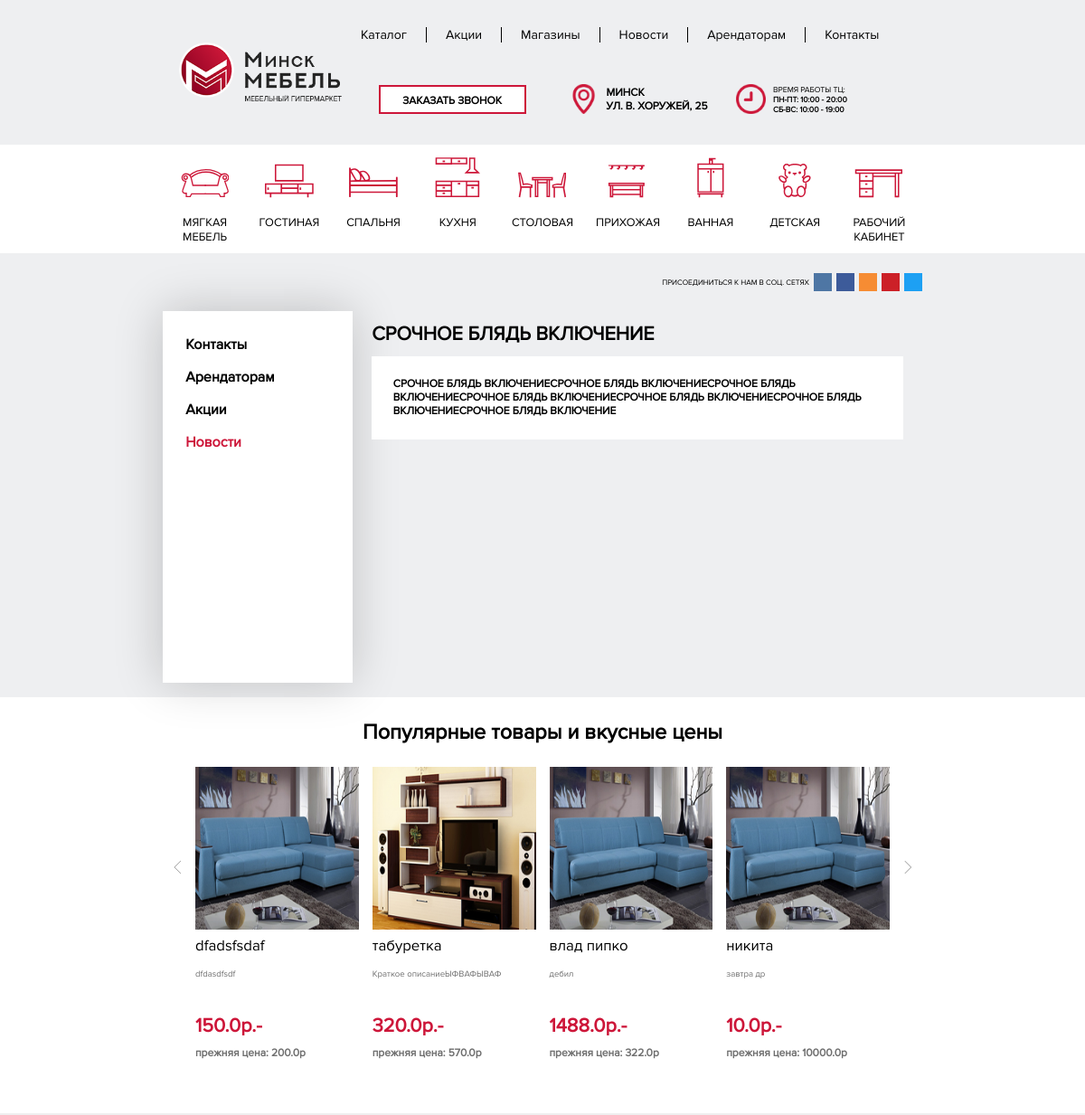
Before: /news/ (upper part) with the older database file.
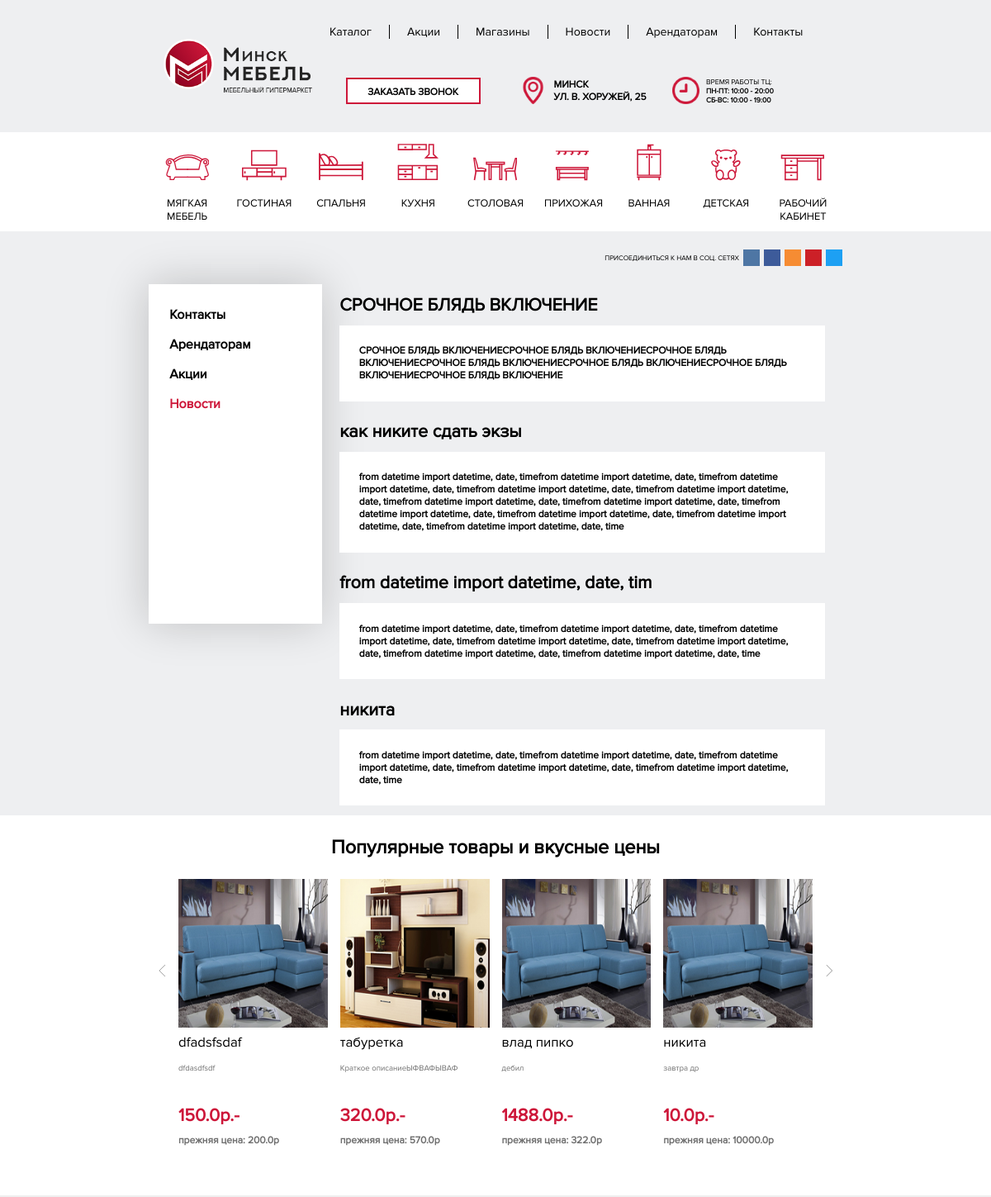
After: the same page with the newer database file.
### mainpage/models.py (models this page shows, shortened)
class New(models.Model):
    title = models.CharField("Заголовок новости", max_length=40)
    image = models.ImageField("Картинка", upload_to="", null=True, blank=True)
    date = models.DateField("Дата", default=datetime.today())
    discriotion = models.TextField("Текст новости")

### catalog/models.py (models this page shows, shortened)
class ShopItem(models.Model):
    categoryTemplate = (
        ('1', 'Мягкая мебель'),
        ('2', 'Гостиная'),
        ('3', 'Спальня'),
        ('4', 'Кухня'),
        ('5', 'Столовая'),
        ('6', 'Прихожая'),
        ('7', 'Ванная'),
        ('8', 'Детская'),
        ('9', 'Рабочий кабинет'),
    )
    title = models.CharField("Название товара",max_length=40)
    subtitle = models.CharField("Краткое описание",max_length=40)
    discriotion = models.TextField("Описание товара")
    price = models.FloatField("Цена",default=0.00)
    isdiscount = models.BooleanField("На свидке?", default=False)
    newprice = models.FloatField("Новая цена (Если товар не на скидке, пожалуйста, укажите цену, равную обычной)", default=0.00);
    seller = models.ForeignKey(shops, on_delete=models.CASCADE, verbose_name="Поставщик")
    Category = models.CharField("Категория",default='Мягкая мебель',max_length=20, choices=categoryTemplate)
    inCollection = models.ForeignKey(Collection, on_delete=models.SET_NULL, null=True, verbose_name="Коллекция", blank=True)
    image = models.ImageField("Главное фото",upload_to="",null=False, blank=True)
    image1 = models.ImageField("Доп. фото (Необязательно)",default=None,upload_to="",null=True, blank=True)
    image2 = models.ImageField("Доп. фото (Необязательно)",default=None,upload_to="",null=True, blank=True)
    image3 = models.ImageField("Доп. фото (Необязательно)",default=None,upload_to="",null=True, blank=True)
    image4 = models.ImageField("Доп. фото (Необязательно)",default=None,upload_to="",null=True, blank=True)
    image5 = models.ImageField("Доп. фото (Необязательно)",default=None,upload_to="",null=True, blank=True)
    image6 = models.ImageField("Доп. фото (Необязательно)",default=None,upload_to="",null=True, blank=True)
    image7 = models.ImageField("Доп. фото (Необязательно)",default=None,upload_to="",null=True, blank=True)
    image8 = models.ImageField("Доп. фото (Необязательно)",default=None,upload_to="",null=True, blank=True)

### catalog/views.py (the view)
# urls.py: re_path(r'^news/$', views.allnews),
def allnews(request):
    allnews = New.objects.all()
    alldiscounts1 = models.ShopItem.objects.all();
    alldiscounts = []
    for objj in alldiscounts1:
        if objj.isdiscount:
            alldiscounts.append(objj)
    return render(request, 'allnews.html', {'news': allnews, 'slider2': alldiscounts})

### catalog/templates/allnews.html (shortened to what the changed rows need)
<html>
<head>
    {% load staticfiles %}
    <link rel='stylesheet prefetch' href='https://cdnjs.cloudflare.com/ajax/libs/Swiper/4.0.7/css/swiper.min.css'>
 <link rel="stylesheet" type="text/css" href="{% static 'style.css' %}">
    <link rel="stylesheet" type="text/css" href="{% static 'css/style_index.css' %}">
    <link rel="stylesheet" type="text/css" href="{% static 'style_page.css' %}">
    <link rel="stylesheet" type="text/css" href="{% static 'style_contacts.css' %}">
        <link rel="stylesheet" type="text/css" href="{% static 'mainpage/css/menu.css' %}">
	<link rel="stylesheet" type="text/css" href="{% static 'mainpage/css/adaptation.css' %}">
    <link rel="stylesheet"  href="{% static 'lightslider.css' %}"/>
    <link rel="stylesheet"  href="{% static 'slider2.css' %}"/>
</head>
<body>
  <contacts style="height: auto">
      <div class="howtoconnect" style="height: auto">
        <div class="mapandform" style="height:auto">
           {% for new in news %}
            <div class="news" style="width:100%;">
              <div class="name" style= "width:100%;font-weight: bold; font-size: 1.8vw; padding-top: 2%; padding-bottom: 2%; font-family: Proxima"><a href="/news/{{new.id}}" style="text-decoration: none; color: inherit">{{new.title}}</a> </div>
              <div class="content" style= "background-color:white;width:92%;font-weight: bold; font-size: 1vw;margin-bottom: 2%; padding: 4%; font-family: Proxima">
                  {{new.discriotion}}
              </div>
            </div>
            {% endfor %}
        </div>
          </div>
  </contacts>
  <products style="background-color:white">
    <div class="slider2">
     <ul id="content-slider" class="content-slider">
               {% for objj in slider2 %}
             <div>
                  <li class="listitem" >
                  <div class="contentslider2">
                  		<div class="image" style="background-image: url({{objj.image.url}});"><a href="/catalog/{{objj.id}}" style="display: block; width: 100%; height: 100%"></a> </div>
                  		<div style="display:table; height: 10%">
                  			<div class="name">
                  				{{objj.title}}
                  			</div>
                  		</div>
                  		<div style="display:table; height: 7%">
                  			<div class="more">
                  				{{objj.subtitle}}
                  			</div>
                  		</div>
                  		<div style="display:table; height: 16%">
                  			<div class="price">
                  				{{objj.newprice}}р.-
                  			</div>
                  		</div>
                  		<div style="display:table; height: 7%">
                  			<div class="preprice">
                  				прежняя цена: {{objj.price}}р
                  			</div>
                  		</div>
                  </div>
                </li>
            </div>
             {% endfor %}
            </ul>
    </div>
  </products>
</body>
</html>

Changed rows visible on the page:
added New: title "как никите сдать экзы", discriotion "from datetime import datetime, date, timefrom datetime import datetime, date, timefrom datetime import datetime, date, timefrom datetime import datetime, date, timefrom datetime import datetime, date, timefrom datetime import datetime, date, timefrom datetime import datetime, date, timefrom datetime import datetime, date, timefrom datetime import datetime, date, timefrom datetime import datetime, date, timefrom datetime import datetime, date, time"
added New: title "from datetime import datetime, date, tim", discriotion "from datetime import datetime, date, timefrom datetime import datetime, date, timefrom datetime import datetime, date, timefrom datetime import datetime, date, timefrom datetime import datetime, date, timefrom datetime import datetime, date, timefrom datetime import datetime, date, time"
added New: title "никита", discriotion "from datetime import datetime, date, timefrom datetime import datetime, date, timefrom datetime import datetime, date, timefrom datetime import datetime, date, timefrom datetime import datetime, date, time"
